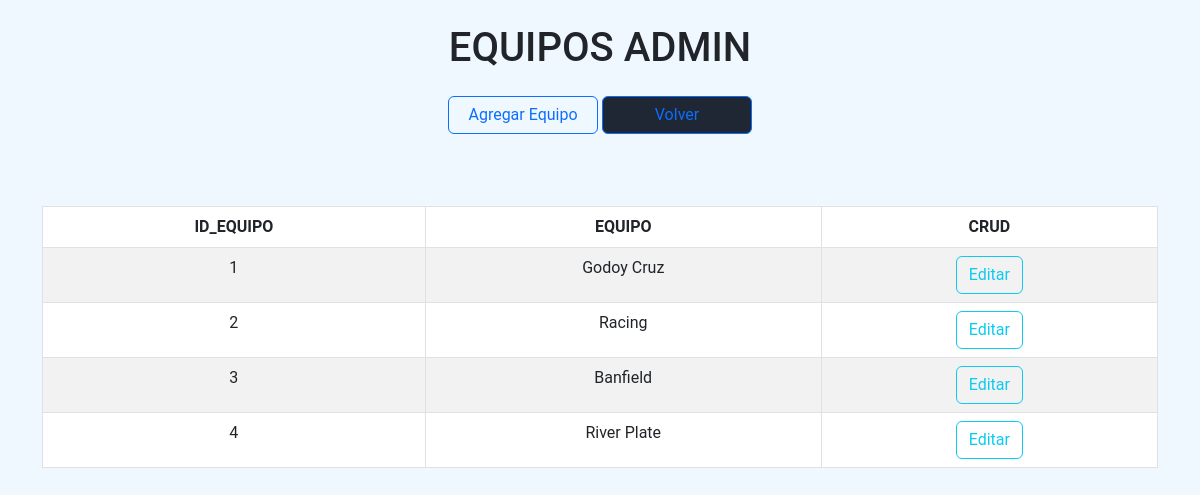
Screenshot of /admin/equipos.php (signed in) with the database file from the repository.
### tables this page shows
CREATE TABLE `equipo_viistante` (
  `id_equipoVisitante` int(11) NOT NULL,
  `tipo_equipoVisitante` varchar(50) NOT NULL
);

### admin/equipos.php (the view, shortened to what this page needs)
<?php
$conn= mysqli_connect("localhost", "root", "", "facultad");
?>
<!DOCTYPE html>
<html lang="en">
        <head>
            <link rel="stylesheet" href="https://cdn.jsdelivr.net/npm/bootstrap@5.3.0-alpha1/dist/css/bootstrap.min.css">
            <link rel="stylesheet" href="//cdn.datatables.net/1.13.4/css/jquery.dataTables.min.css">
        </head>
        <br>
        <body style="background-color: aliceblue;
        font-family: roboto;
        margin: auto;
        text-align: center;">
            <div class="container" tyle="background-color: aliceblue;
            font-family: roboto;
            margin: auto; border-radius: 15px 10px 15px 10px;">
            <h1 style="background-color: aliceblue;
            font-family: roboto;
            margin: auto;
            text-align: center; border-radius: 15px 10px 15px 10px;">EQUIPOS ADMIN</h1>
            <a style="top: 10px; right: 5%; width: 150px; " href="./equipos/insertarEquipo.php" class="btn btn-outline-primary mt-4">Agregar Equipo<i class="fa-solid fa-square-plus"></i></a>
            <a style="top: 10px; right: 5%; width: 150px;  background-color: #1f2735;" href="./entradasAdmin.php" class="btn btn-outline-primary mt-4">Volver</a>
            <br><br><br><br>
                    <?php
                $sql = "SELECT * FROM equipo_viistante ";
                $result = mysqli_query($conn, $sql);
            ?>
            <table id="equipos" class="table table-bordered table-striped text-center nt-4">
                <thead>
                    <tr class="bg-primary text-white">
                    <th scope="col">ID_EQUIPO</th>
                    <th scope="col">EQUIPO</th>
                    <th scope="col">CRUD</th>
                    </tr>
                </thead>
                <tbody>
                    <?php
                    while ($mostrar = mysqli_fetch_array($result)) {
                        ?>
                        <tr>
                        <td><?php echo $mostrar['id_equipoVisitante'] ?></td>
                        <td><?php echo $mostrar['tipo_equipoVisitante'] ?></td>
                        <td>
                            <a href="./equipos/editarEquipo.php?id= <?php echo $mostrar["id_equipoVisitante"] ?>" class="btn btn-outline-info">Editar<i class="fa-solid fa-pen-to-square"></i></a>
                        </td>
                        </tr>
                    <?php
                    }
                    ?>
                </tbody>
            </table>
            </div>
        </body>
</html>

### rows the page displays
equipo_viistante: id_equipoVisitante "1", tipo_equipoVisitante "Godoy Cruz"
equipo_viistante: id_equipoVisitante "2", tipo_equipoVisitante "Racing"
equipo_viistante: id_equipoVisitante "3", tipo_equipoVisitante "Banfield"
equipo_viistante: id_equipoVisitante "4", tipo_equipoVisitante "River Plate"
